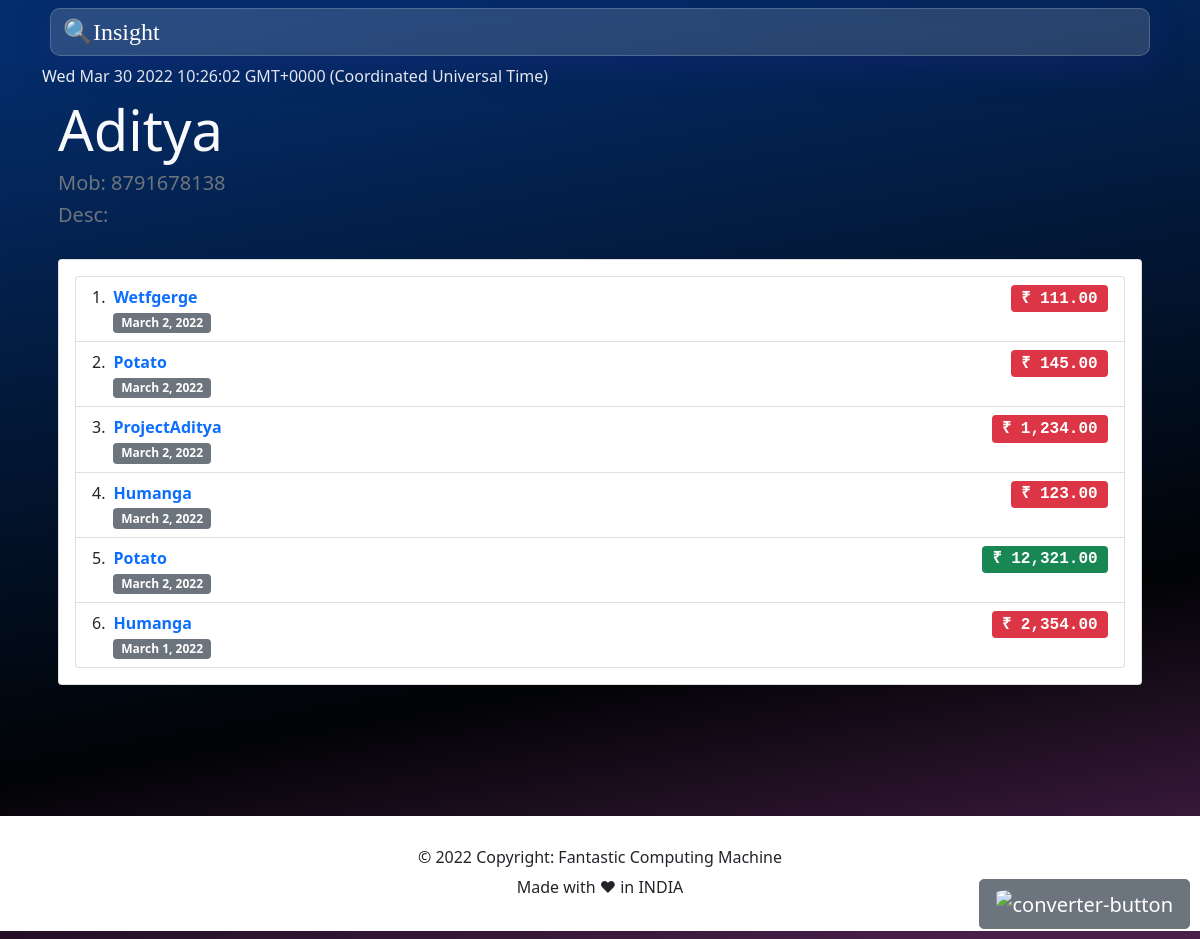
Screenshot of /expense/payee/1/Aditya/ (signed in) with the database file from the repository.
### expense/models.py (models this page shows, shortened)
class Payee(models.Model):
    phoneNumberRegex = RegexValidator(regex=r"^\+?1?\d{8,15}$")
    name = models.CharField(max_length=255)
    description = models.TextField(blank=True, null=True)
    created_on = models.DateTimeField(auto_now_add=True)
    updated_on = models.DateTimeField(auto_now=True)
    phoneNumber = models.CharField(blank=True,
                                   validators=[phoneNumberRegex], max_length=11)

class Expense(models.Model):
    project = models.ForeignKey(
        Project, on_delete=models.CASCADE, default=1)
    payee = models.ForeignKey(Payee, on_delete=models.CASCADE)
    amount = models.DecimalField(
        max_digits=10, decimal_places=2, blank=True, null=True)
    created_on = models.DateTimeField(auto_now_add=True)
    updated_on = models.DateTimeField(auto_now=True)
    payment_status = models.CharField(
        max_length=2,
        choices=PAYMENT_STATUS,
        default="N",
    )
    is_deleted = models.BooleanField(default=False)
    deleted_on = models.DateTimeField(blank=True, null=True)

### dimension/models.py (models this page shows, shortened)
class Project(models.Model):
    name = models.CharField(max_length=255, unique=True, default='')
    author = models.ForeignKey(User, on_delete=models.CASCADE)
    description = models.TextField(
        max_length=255, blank=True, null=True, default='')
    created_on = models.DateTimeField(auto_now_add=True)
    updated_on = models.DateTimeField(auto_now=True)
    is_deleted = models.BooleanField(default=False)
    deleted_on = models.DateTimeField(blank=True, null=True)

### expense/views.py (the view)
class PayeeExpensesView(LoginRequiredMixin, ListView):
    login_url = '/user/login/'
    redirect_field_name = 'redirect_to'
    model = Expense
    template_name = 'payee_expense.html'
    def get_context_data(self, **kwargs):
        kwargs['expenses'] = Expense.objects.filter(
            payee__id=self.kwargs['pk'], project__is_deleted=False, is_deleted=False).order_by('-created_on')
        kwargs['payee'] = Payee.objects.filter(
            id=self.kwargs['pk'])[0]
        return super(PayeeExpensesView, self).get_context_data(**kwargs)

### expense/templates/payee_expense.html (shortened to what this page needs)
{% extends 'base.html' %}
{% load static %} {% load humanize %}
{% block body %}
<div class="container px-3">
    <div class="text-light pt-2 display-4">{{payee.name|title}}</div>
    <div class="text-light h5 pt-2 text-muted">Mob: <a class="text-muted"
            href="tel:+{{payee.phoneNumber}}">{{payee.phoneNumber}}</a></div>
    <div class="text-light h5 text-muted">Desc: {{payee.description|capfirst }}</div>
    <div class="row flex-md-row py-3">
        <div class="col col_height">
            <div class=" card my-2">
                <div class="card-body">
                    <ol class="list-group list-group-numbered">
                        {% for item in expenses %}
                        <li class="list-group-item d-flex justify-content-between align-items-start">
                            <div class="ms-2 me-auto">
                                <a href="{% url 'project_detail' item.project.id item.project.name %}">
                                    <div class="fw-bold">
                                        {{item.project.name | capfirst }}
                                    </div>
                                </a>
                                <span class="badge bg-secondary">
                                    {{item.created_on | date}}</span>
                            </div>
                            {% if item.payment_status == 'P' %}
                            <span class="badge bg-danger fs-6 font-monospace">
                                ₹ {{item.amount | intcomma}}</span>
                            {% else %}
                            <span class="badge bg-success fs-6 font-monospace">
                                ₹ {{item.amount | intcomma}}</span>
                            {% endif %}
                        </li>
                        {% endfor %}
                    </ol>
                </div>
            </div>
        </div>
    </div>
</div>
{% endblock %}

### dimension/templates/base.html (shortened to what this page needs)
<!DOCTYPE html>
<html lang="en">
    <head>
        {% load static %}
        <link rel="stylesheet" href="{% static 'css/styles.css' %}">
        <link href="https://cdn.jsdelivr.net/npm/bootstrap@5.0.2/dist/css/bootstrap.min.css" rel="stylesheet"
>
    </head>
    <body>
        <main class="container-lg">
            <header class="text-white hide_items_print">
                <nav class="navbar navbar-expand-lg navbar-light nav_bg_translucent m-2">
                    <div class="container-fluid">
                        <strong>
                            <a class="navbar-brand justify-content-center h2 text-white fs-4"
                                href="{% url 'home' %}"><span class="branding">
                                    🔍Insight
                                </span></a>
                        </strong>
                        <div class="p-1">
                        </div>
                </nav>
            </header>
            <div id="content">
                <span class="text-light" id="date-time"></span>
                {% block body %}
                {% endblock %}
            </div>
        </main>
        <div class="hide_items_print" id="mybutton">
            <button type="button" class="btn btn-secondary btn-lg" data-bs-toggle="modal"
                data-bs-target="#calculatorModal">
                <img alt="converter-button" src="https://img.icons8.com/ios/30/ffffff/design--v2.png" />
            </button>
        </div>
        <footer>
            {% include "footer.html" %}
        </footer>
    </body>
</html>

### dimension/templates/footer.html
<div class="p-3 m-2 footer">
    <div class="row ">
        <div class="text-center user-select-none text-dark p-3">
            <h6>© 2022 Copyright: Fantastic Computing Machine</h6>
            <div class="hide_items_print">
                Made with ❤ in INDIA
            </div>
        </div>
    </div>
</div>

### static/css/styles.css (style rules this page uses)
body { background: rgb(4, 45, 107); background: linear-gradient(170deg, rgba(4, 45, 107, 1) 5%, rgba(1, 3, 5, 1) 68%, rgba(72, 31, 73, 1) 96%); }
.nav_bg_translucent { background: rgba(255, 255, 255, 0.15); box-shadow: 0 8px 32px 0 rgba(31, 38, 135, 0.37); backdrop-filter: blur(10px); -webkit-backdrop-filter: blur(10px); border-radius: 10px; border: 1px solid rgba(255, 255, 255, 0.18); }
#mybutton { position: fixed; bottom: 10px; right: 10px; }
.col_height { max-height: 800px; direction: ltr; }
main { width: 100%; min-height: 100vh; }
a { cursor: pointer !important; text-decoration: none !important; }
img { border-radius: 10%; }
.branding { font-family: Brush Script MT; }
footer { background-color: white; margin: 0; padding: 0; }

### rows the page displays
Payee: name "Aditya", phoneNumber "8791678138"
Expense: project.name "Wetfgerge", created_on "March 2, 2022", amount "111.00"
Expense: project.name "Potato", created_on "March 2, 2022", amount "145.00"
Expense: project.name "ProjectAditya", created_on "March 2, 2022", amount "1,234.00"
Expense: project.name "Humanga", created_on "March 2, 2022", amount "123.00"
Expense: project.name "Potato", created_on "March 2, 2022", amount "12,321.00"
Expense: project.name "Humanga", created_on "March 1, 2022", amount "2,354.00"
